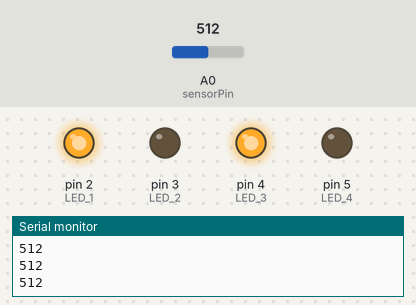
Simulated run of this sketch. Board: Arduino Uno, built with avr-gcc and run on an emulated ATmega328P. Parts: output pins drawn as LEDs (lit = HIGH), the last lines printed to the serial monitor. The inputs (shaded band) are chosen by the test bench; at power-on: A0 (sensorPin) = 512.

Above: at 1.2 s.
1.3 s: A0 (sensorPin) set to 716
At 1.6 s:
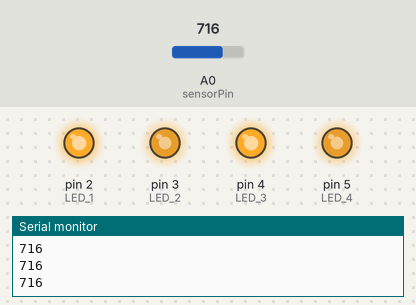
2.8 s: A0 (sensorPin) set to 142
At 3.3 s:
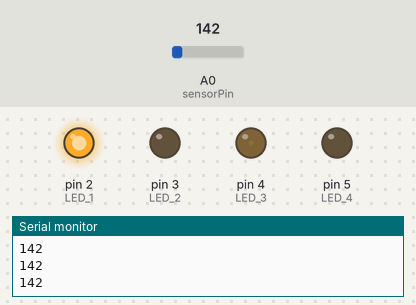
4.3 s: A0 (sensorPin) set to 114
At 4.9 s:
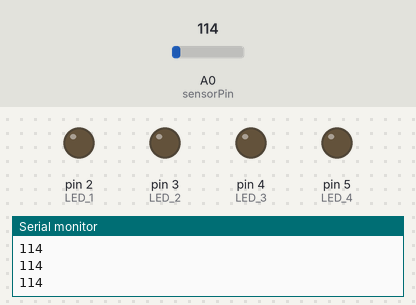
5.8 s: A0 (sensorPin) set to 162
At 6.8 s:
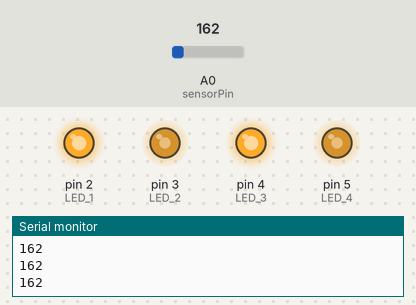
7.3 s: A0 (sensorPin) set to 142
At 7.8 s:
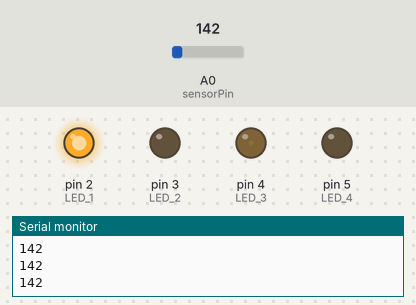
8.8 s: A0 (sensorPin) set to 122
At 9.4 s:
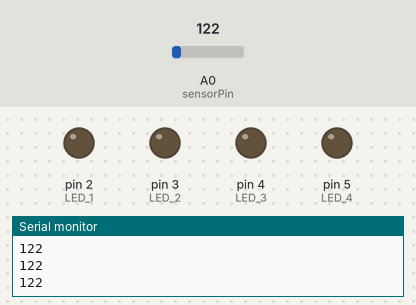
Timing chart, 0 to 11.3 s (numbered marks = the images above; inputs shaded):
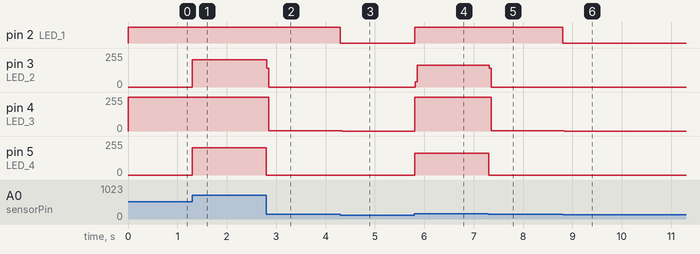

Measured:
- the behaviour switches between 128 and 127 on A0 (sensorPin) (found by bisection; images 2 and 3)
- the behaviour switches between 153 and 152 on A0 (sensorPin) (found by bisection; images 4 and 5)
- after the input at 1.3 s, pin 3 (LED_2), pin 5 (LED_4): 0/255 → 204/255 at once
- after the input at 2.8 s, pin 3 (LED_2), pin 5 (LED_4): 204/255 → 0/255 at once; pin 4 (LED_3): 255/255 → 1/255 after 0.05 s
- after the input at 4.3 s, pin 2 (LED_1): HIGH → LOW at once; pin 4 (LED_3): 1/255 → 0/255 at once
- after the input at 5.8 s, pin 2 (LED_1): LOW → HIGH at once; pin 3 (LED_2), pin 5 (LED_4): 0/255 → 162/255 at once; pin 4 (LED_3): 0/255 → 255/255 at once
- after the input at 7.3 s, pin 3 (LED_2), pin 5 (LED_4): 162/255 → 0/255 at once; pin 4 (LED_3): 255/255 → 1/255 after 0.05 s
- after the input at 8.8 s, pin 2 (LED_1): HIGH → LOW at once; pin 4 (LED_3): 1/255 → 0/255 at once

The sketch:

led_visualiser.ino
```cpp
#define LED_1 2
#define LED_2 3
#define LED_3 4
#define LED_4 5
#define sensorPin A0

int sensorValue = 0;

void setup() {
  // put your setup code here, to run once:
  pinMode(sensorPin,INPUT);
  pinMode(LED_1,OUTPUT);
  pinMode(LED_2,OUTPUT);
  pinMode(LED_3,OUTPUT);
  pinMode(LED_4,OUTPUT);
  Serial.begin(9600);
}

void loop() {
  // put your main code here, to run repeatedly:
  sensorValue = analogRead(sensorPin);
  analogWrite(LED_1,sensorValue);
  if (sensorValue > 50) {
    int sensorValue2 = sensorValue;
    analogWrite(LED_2,sensorValue2);
  }
  if (sensorValue > 101) {
    int sensorValue3 = sensorValue;
    analogWrite(LED_3,sensorValue3);
  }
  if (sensorValue > 152) {
    int sensorValue4 = sensorValue;
    analogWrite(LED_4,sensorValue4);
  }
  else {
    analogWrite(LED_2,0);
    analogWrite(LED_3,0);
    analogWrite(LED_4,0);
  }
  Serial.println(sensorValue);
}
```
